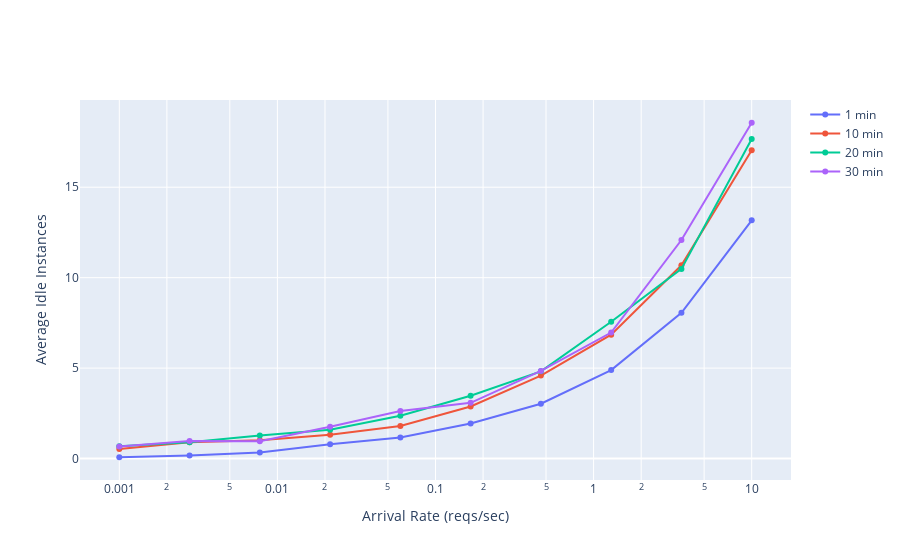

The code cell stored with this chart in its notebook:
### Code cell
plot_fig_for_col('inst_idle_count_avg', 'Average Idle Instances')

### Figure 1 — Plotly figure (JSON) as saved in the notebook; plotly's stock layout.template omitted (floating-point values rounded to 4 significant figures)
{"data": [{"mode": "markers+lines", "name": "1 min", "type": "scatter", "x": [0.001, 0.002783, 0.007743, 0.02154, 0.05995, 0.1668, 0.4642, 1.292, 3.594, 10], "y": [0.07187, 0.1637, 0.3396, 0.7847, 1.164, 1.934, 3.03, 4.889, 8.058, 13.17]}, {"mode": "markers+lines", "name": "10 min", "type": "scatter", "x": [0.001, 0.002783, 0.007743, 0.02154, 0.05995, 0.1668, 0.4642, 1.292, 3.594, 10], "y": [0.5309, 0.9043, 1.018, 1.313, 1.796, 2.88, 4.586, 6.848, 10.68, 17.04]}, {"mode": "markers+lines", "name": "20 min", "type": "scatter", "x": [0.001, 0.002783, 0.007743, 0.02154, 0.05995, 0.1668, 0.4642, 1.292, 3.594, 10], "y": [0.686, 0.898, 1.279, 1.598, 2.367, 3.473, 4.821, 7.561, 10.49, 17.66]}, {"mode": "markers+lines", "name": "30 min", "type": "scatter", "x": [0.001, 0.002783, 0.007743, 0.02154, 0.05995, 0.1668, 0.4642, 1.292, 3.594, 10], "y": [0.6718, 0.9759, 0.9511, 1.76, 2.625, 3.082, 4.844, 6.968, 12.08, 18.56]}], "layout": {"xaxis": {"title": {"text": "Arrival Rate (reqs/sec)"}, "type": "log"}, "yaxis": {"title": {"text": "Average Idle Instances"}}}}
